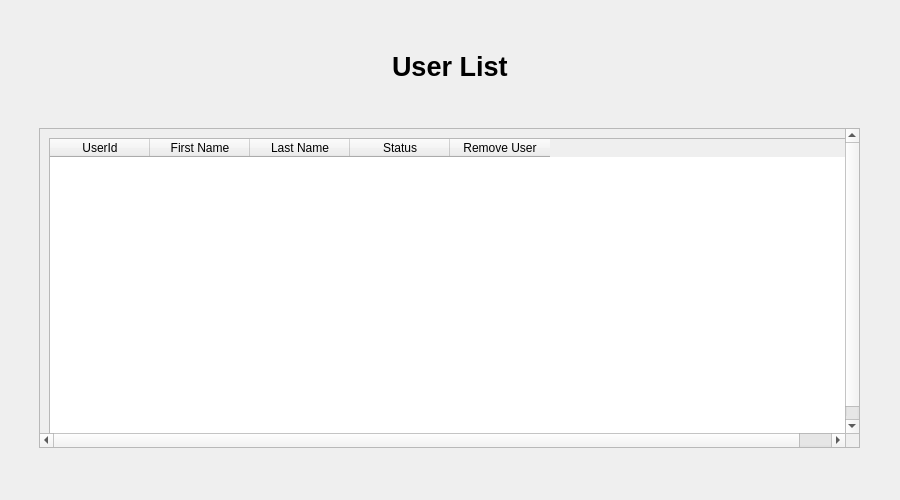
<?xml version="1.0" encoding="UTF-8"?>
<ui version="4.0">
 <class>Form</class>
 <widget class="QWidget" name="Form">
  <property name="geometry">
   <rect>
    <x>0</x>
    <y>0</y>
    <width>900</width>
    <height>500</height>
   </rect>
  </property>
  <property name="windowTitle">
   <string>Form</string>
  </property>
  <layout class="QHBoxLayout" name="horizontalLayout_3">
   <item>
    <layout class="QVBoxLayout" name="verticalLayout_2">
     <item>
      <layout class="QVBoxLayout" name="verticalLayout">
       <item>
        <spacer name="verticalSpacer_2">
         <property name="orientation">
          <enum>Qt::Vertical</enum>
         </property>
         <property name="sizeHint" stdset="0">
          <size>
           <width>20</width>
           <height>40</height>
          </size>
         </property>
        </spacer>
       </item>
       <item>
        <layout class="QHBoxLayout" name="horizontalLayout">
         <item>
          <spacer name="horizontalSpacer">
           <property name="orientation">
            <enum>Qt::Horizontal</enum>
           </property>
           <property name="sizeHint" stdset="0">
            <size>
             <width>40</width>
             <height>20</height>
            </size>
           </property>
          </spacer>
         </item>
         <item>
          <widget class="QLabel" name="label">
           <property name="font">
            <font>
             <pointsize>20</pointsize>
             <weight>75</weight>
             <bold>true</bold>
            </font>
           </property>
           <property name="text">
            <string>User List</string>
           </property>
          </widget>
         </item>
         <item>
          <spacer name="horizontalSpacer_2">
           <property name="orientation">
            <enum>Qt::Horizontal</enum>
           </property>
           <property name="sizeHint" stdset="0">
            <size>
             <width>40</width>
             <height>20</height>
            </size>
           </property>
          </spacer>
         </item>
        </layout>
       </item>
       <item>
        <spacer name="verticalSpacer">
         <property name="orientation">
          <enum>Qt::Vertical</enum>
         </property>
         <property name="sizeType">
          <enum>QSizePolicy::Preferred</enum>
         </property>
         <property name="sizeHint" stdset="0">
          <size>
           <width>20</width>
           <height>40</height>
          </size>
         </property>
        </spacer>
       </item>
      </layout>
     </item>
     <item>
      <layout class="QHBoxLayout" name="horizontalLayout_2">
       <item>
        <spacer name="horizontalSpacer_3">
         <property name="orientation">
          <enum>Qt::Horizontal</enum>
         </property>
         <property name="sizeType">
          <enum>QSizePolicy::Maximum</enum>
         </property>
         <property name="sizeHint" stdset="0">
          <size>
           <width>60</width>
           <height>20</height>
          </size>
         </property>
        </spacer>
       </item>
       <item>
        <widget class="QScrollArea" name="scrollArea">
         <property name="sizePolicy">
          <sizepolicy hsizetype="MinimumExpanding" vsizetype="MinimumExpanding">
           <horstretch>0</horstretch>
           <verstretch>0</verstretch>
          </sizepolicy>
         </property>
         <property name="minimumSize">
          <size>
           <width>821</width>
           <height>300</height>
          </size>
         </property>
         <property name="widgetResizable">
          <bool>true</bool>
         </property>
         <widget class="QWidget" name="scrollAreaWidgetContents">
          <property name="geometry">
           <rect>
            <x>0</x>
            <y>0</y>
            <width>833</width>
            <height>312</height>
           </rect>
          </property>
          <layout class="QHBoxLayout" name="horizontalLayout_4">
           <item>
            <widget class="QTableWidget" name="tableWidget">
             <property name="sizePolicy">
              <sizepolicy hsizetype="Expanding" vsizetype="Expanding">
               <horstretch>0</horstretch>
               <verstretch>0</verstretch>
              </sizepolicy>
             </property>
             <property name="minimumSize">
              <size>
               <width>821</width>
               <height>300</height>
              </size>
             </property>
             <column>
              <property name="text">
               <string>UserId</string>
              </property>
             </column>
             <column>
              <property name="text">
               <string>First Name</string>
              </property>
             </column>
             <column>
              <property name="text">
               <string>Last Name</string>
              </property>
             </column>
             <column>
              <property name="text">
               <string>Status</string>
              </property>
             </column>
             <column>
              <property name="text">
               <string>Remove User</string>
              </property>
             </column>
            </widget>
           </item>
          </layout>
         </widget>
        </widget>
       </item>
       <item>
        <spacer name="horizontalSpacer_4">
         <property name="orientation">
          <enum>Qt::Horizontal</enum>
         </property>
         <property name="sizeType">
          <enum>QSizePolicy::Maximum</enum>
         </property>
         <property name="sizeHint" stdset="0">
          <size>
           <width>60</width>
           <height>20</height>
          </size>
         </property>
        </spacer>
       </item>
      </layout>
     </item>
     <item>
      <spacer name="verticalSpacer_3">
       <property name="orientation">
        <enum>Qt::Vertical</enum>
       </property>
       <property name="sizeHint" stdset="0">
        <size>
         <width>20</width>
         <height>40</height>
        </size>
       </property>
      </spacer>
     </item>
    </layout>
   </item>
  </layout>
 </widget>
 <resources/>
 <connections/>
</ui>
